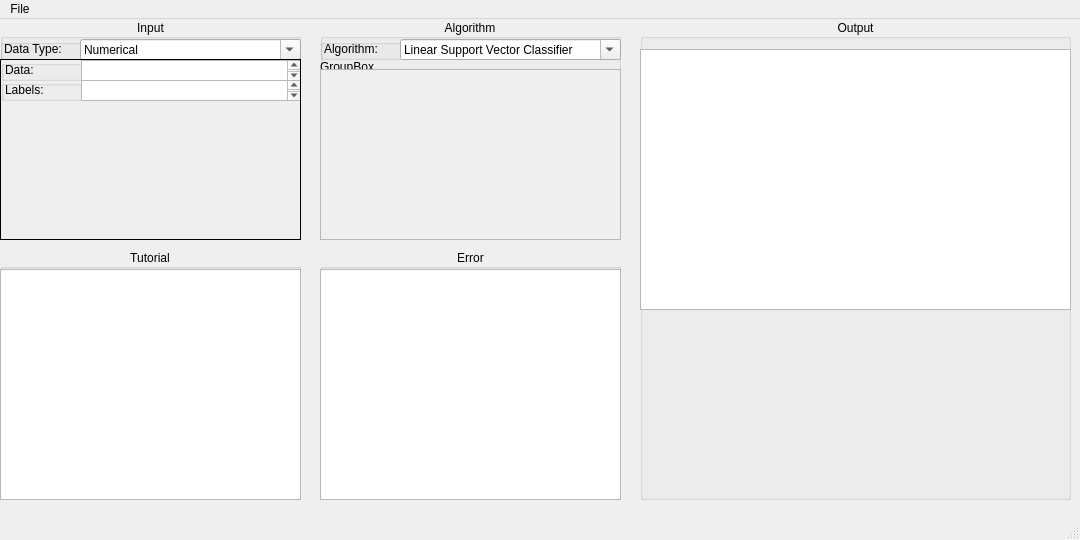
<?xml version="1.0" encoding="UTF-8"?>
<ui version="4.0">
 <class>MainWindow</class>
 <widget class="QMainWindow" name="MainWindow">
  <property name="enabled">
   <bool>true</bool>
  </property>
  <property name="geometry">
   <rect>
    <x>0</x>
    <y>0</y>
    <width>1080</width>
    <height>540</height>
   </rect>
  </property>
  <property name="windowTitle">
   <string>MainWindow</string>
  </property>
  <widget class="QWidget" name="centralwidget">
   <widget class="QGroupBox" name="inputBox">
    <property name="geometry">
     <rect>
      <x>0</x>
      <y>0</y>
      <width>301</width>
      <height>221</height>
     </rect>
    </property>
    <property name="autoFillBackground">
     <bool>true</bool>
    </property>
    <property name="title">
     <string>Input</string>
    </property>
    <property name="alignment">
     <set>Qt::AlignCenter</set>
    </property>
    <property name="flat">
     <bool>false</bool>
    </property>
    <property name="checkable">
     <bool>false</bool>
    </property>
    <widget class="QGroupBox" name="dataTypeGroupBox">
     <property name="geometry">
      <rect>
       <x>0</x>
       <y>20</y>
       <width>301</width>
       <height>21</height>
      </rect>
     </property>
     <property name="title">
      <string/>
     </property>
     <widget class="QLabel" name="dataTypeLabel">
      <property name="geometry">
       <rect>
        <x>4</x>
        <y>0</y>
        <width>71</width>
        <height>20</height>
       </rect>
      </property>
      <property name="text">
       <string>Data Type:</string>
      </property>
     </widget>
     <widget class="QComboBox" name="dataSelectionComboBox">
      <property name="geometry">
       <rect>
        <x>80</x>
        <y>0</y>
        <width>221</width>
        <height>21</height>
       </rect>
      </property>
      <property name="editable">
       <bool>true</bool>
      </property>
      <property name="currentText">
       <string>Numerical</string>
      </property>
      <item>
       <property name="text">
        <string>Numerical</string>
       </property>
      </item>
      <item>
       <property name="text">
        <string>Text</string>
       </property>
      </item>
      <item>
       <property name="text">
        <string>Images</string>
       </property>
      </item>
     </widget>
    </widget>
    <widget class="QStackedWidget" name="dataGroupBox">
     <property name="enabled">
      <bool>true</bool>
     </property>
     <property name="geometry">
      <rect>
       <x>0</x>
       <y>40</y>
       <width>301</width>
       <height>181</height>
      </rect>
     </property>
     <property name="autoFillBackground">
      <bool>true</bool>
     </property>
     <property name="inputMethodHints">
      <set>Qt::ImhNone</set>
     </property>
     <property name="frameShape">
      <enum>QFrame::Box</enum>
     </property>
     <property name="currentIndex">
      <number>0</number>
     </property>
     <widget class="QWidget" name="numericalPage">
      <widget class="QGroupBox" name="dataBox">
       <property name="geometry">
        <rect>
         <x>0</x>
         <y>0</y>
         <width>301</width>
         <height>21</height>
        </rect>
       </property>
       <property name="title">
        <string/>
       </property>
       <widget class="QLabel" name="dataLabel">
        <property name="geometry">
         <rect>
          <x>4</x>
          <y>0</y>
          <width>71</width>
          <height>20</height>
         </rect>
        </property>
        <property name="text">
         <string>Data:</string>
        </property>
       </widget>
       <widget class="QPlainTextEdit" name="dataPlainTextEdit">
        <property name="geometry">
         <rect>
          <x>80</x>
          <y>0</y>
          <width>221</width>
          <height>21</height>
         </rect>
        </property>
       </widget>
      </widget>
      <widget class="QGroupBox" name="labelsBox">
       <property name="geometry">
        <rect>
         <x>0</x>
         <y>20</y>
         <width>301</width>
         <height>21</height>
        </rect>
       </property>
       <property name="title">
        <string/>
       </property>
       <widget class="QLabel" name="labelsLabel">
        <property name="geometry">
         <rect>
          <x>4</x>
          <y>0</y>
          <width>71</width>
          <height>20</height>
         </rect>
        </property>
        <property name="text">
         <string>Labels:</string>
        </property>
       </widget>
       <widget class="QPlainTextEdit" name="labelsPlainTextEdit">
        <property name="geometry">
         <rect>
          <x>80</x>
          <y>0</y>
          <width>221</width>
          <height>21</height>
         </rect>
        </property>
       </widget>
      </widget>
     </widget>
     <widget class="QWidget" name="textPage">
      <widget class="QGroupBox" name="dataBox_2">
       <property name="geometry">
        <rect>
         <x>0</x>
         <y>0</y>
         <width>301</width>
         <height>21</height>
        </rect>
       </property>
       <property name="title">
        <string/>
       </property>
       <widget class="QLabel" name="dataLabel_2">
        <property name="geometry">
         <rect>
          <x>4</x>
          <y>0</y>
          <width>71</width>
          <height>20</height>
         </rect>
        </property>
        <property name="text">
         <string>Data:</string>
        </property>
       </widget>
       <widget class="QPlainTextEdit" name="dataPlainTextEdit_2">
        <property name="geometry">
         <rect>
          <x>80</x>
          <y>0</y>
          <width>221</width>
          <height>21</height>
         </rect>
        </property>
       </widget>
      </widget>
      <widget class="QGroupBox" name="labelsBox_2">
       <property name="geometry">
        <rect>
         <x>0</x>
         <y>20</y>
         <width>301</width>
         <height>21</height>
        </rect>
       </property>
       <property name="title">
        <string/>
       </property>
       <widget class="QLabel" name="label_5">
        <property name="geometry">
         <rect>
          <x>4</x>
          <y>0</y>
          <width>71</width>
          <height>20</height>
         </rect>
        </property>
        <property name="text">
         <string>Labels:</string>
        </property>
       </widget>
       <widget class="QPlainTextEdit" name="plainTextEdit_4">
        <property name="geometry">
         <rect>
          <x>80</x>
          <y>0</y>
          <width>221</width>
          <height>21</height>
         </rect>
        </property>
       </widget>
      </widget>
     </widget>
     <widget class="QWidget" name="imagePage"/>
    </widget>
   </widget>
   <widget class="QGroupBox" name="algorithmBox">
    <property name="geometry">
     <rect>
      <x>320</x>
      <y>0</y>
      <width>301</width>
      <height>221</height>
     </rect>
    </property>
    <property name="autoFillBackground">
     <bool>true</bool>
    </property>
    <property name="title">
     <string>Algorithm</string>
    </property>
    <property name="alignment">
     <set>Qt::AlignCenter</set>
    </property>
    <property name="flat">
     <bool>false</bool>
    </property>
    <property name="checkable">
     <bool>false</bool>
    </property>
    <widget class="QGroupBox" name="algorithmSelectionGroupBox">
     <property name="geometry">
      <rect>
       <x>0</x>
       <y>20</y>
       <width>301</width>
       <height>21</height>
      </rect>
     </property>
     <property name="title">
      <string/>
     </property>
     <widget class="QLabel" name="algorithmLabel">
      <property name="geometry">
       <rect>
        <x>4</x>
        <y>0</y>
        <width>71</width>
        <height>20</height>
       </rect>
      </property>
      <property name="text">
       <string>Algorithm:</string>
      </property>
     </widget>
     <widget class="QComboBox" name="algorithmSelectionBox">
      <property name="geometry">
       <rect>
        <x>80</x>
        <y>0</y>
        <width>221</width>
        <height>21</height>
       </rect>
      </property>
      <property name="editable">
       <bool>true</bool>
      </property>
      <property name="currentText">
       <string>Linear Support Vector Classifier</string>
      </property>
      <item>
       <property name="text">
        <string>Linear Support Vector Classifier</string>
       </property>
      </item>
     </widget>
    </widget>
    <widget class="QGroupBox" name="groupBox">
     <property name="geometry">
      <rect>
       <x>0</x>
       <y>40</y>
       <width>301</width>
       <height>181</height>
      </rect>
     </property>
     <property name="title">
      <string>GroupBox</string>
     </property>
     <widget class="QScrollArea" name="scrollArea">
      <property name="geometry">
       <rect>
        <x>0</x>
        <y>10</y>
        <width>301</width>
        <height>171</height>
       </rect>
      </property>
      <property name="lineWidth">
       <number>3</number>
      </property>
      <property name="widgetResizable">
       <bool>true</bool>
      </property>
      <widget class="QWidget" name="scrollAreaWidgetContents">
       <property name="geometry">
        <rect>
         <x>0</x>
         <y>0</y>
         <width>299</width>
         <height>169</height>
        </rect>
       </property>
      </widget>
     </widget>
    </widget>
   </widget>
   <widget class="QGroupBox" name="outputBox">
    <property name="geometry">
     <rect>
      <x>640</x>
      <y>0</y>
      <width>431</width>
      <height>481</height>
     </rect>
    </property>
    <property name="autoFillBackground">
     <bool>true</bool>
    </property>
    <property name="title">
     <string>Output</string>
    </property>
    <property name="alignment">
     <set>Qt::AlignCenter</set>
    </property>
    <property name="flat">
     <bool>false</bool>
    </property>
    <property name="checkable">
     <bool>false</bool>
    </property>
    <widget class="QWidget" name="outputWidget" native="true">
     <property name="geometry">
      <rect>
       <x>0</x>
       <y>290</y>
       <width>431</width>
       <height>191</height>
      </rect>
     </property>
    </widget>
    <widget class="QLabel" name="plotLabel">
     <property name="geometry">
      <rect>
       <x>0</x>
       <y>270</y>
       <width>55</width>
       <height>16</height>
      </rect>
     </property>
     <property name="text">
      <string>Data Plot:</string>
     </property>
    </widget>
    <widget class="QPlainTextEdit" name="outputPlainTextEdit">
     <property name="geometry">
      <rect>
       <x>0</x>
       <y>30</y>
       <width>431</width>
       <height>261</height>
      </rect>
     </property>
    </widget>
   </widget>
   <widget class="QGroupBox" name="tutorialBox">
    <property name="geometry">
     <rect>
      <x>0</x>
      <y>230</y>
      <width>301</width>
      <height>251</height>
     </rect>
    </property>
    <property name="autoFillBackground">
     <bool>true</bool>
    </property>
    <property name="title">
     <string>Tutorial</string>
    </property>
    <property name="alignment">
     <set>Qt::AlignCenter</set>
    </property>
    <property name="flat">
     <bool>false</bool>
    </property>
    <property name="checkable">
     <bool>false</bool>
    </property>
    <widget class="QWidget" name="tutorialWidget" native="true">
     <property name="geometry">
      <rect>
       <x>0</x>
       <y>290</y>
       <width>431</width>
       <height>191</height>
      </rect>
     </property>
    </widget>
    <widget class="QPlainTextEdit" name="tutorialPlainTextEdit">
     <property name="geometry">
      <rect>
       <x>0</x>
       <y>20</y>
       <width>301</width>
       <height>231</height>
      </rect>
     </property>
    </widget>
   </widget>
   <widget class="QGroupBox" name="errorBox">
    <property name="geometry">
     <rect>
      <x>320</x>
      <y>230</y>
      <width>301</width>
      <height>251</height>
     </rect>
    </property>
    <property name="autoFillBackground">
     <bool>true</bool>
    </property>
    <property name="title">
     <string>Error</string>
    </property>
    <property name="alignment">
     <set>Qt::AlignCenter</set>
    </property>
    <property name="flat">
     <bool>false</bool>
    </property>
    <property name="checkable">
     <bool>false</bool>
    </property>
    <widget class="QWidget" name="outputWidget_3" native="true">
     <property name="geometry">
      <rect>
       <x>0</x>
       <y>290</y>
       <width>431</width>
       <height>191</height>
      </rect>
     </property>
    </widget>
    <widget class="QPlainTextEdit" name="errorPlainTextEdit">
     <property name="geometry">
      <rect>
       <x>0</x>
       <y>20</y>
       <width>301</width>
       <height>231</height>
      </rect>
     </property>
    </widget>
   </widget>
  </widget>
  <widget class="QMenuBar" name="menubar">
   <property name="geometry">
    <rect>
     <x>0</x>
     <y>0</y>
     <width>1080</width>
     <height>26</height>
    </rect>
   </property>
   <property name="font">
    <font>
     <family>Segoe UI Historic</family>
     <weight>50</weight>
     <bold>false</bold>
    </font>
   </property>
   <widget class="QMenu" name="menuFile">
    <property name="title">
     <string>File</string>
    </property>
    <addaction name="actionNew"/>
    <addaction name="actionOpen"/>
    <addaction name="actionSave"/>
    <addaction name="actionSave_As"/>
   </widget>
   <addaction name="menuFile"/>
  </widget>
  <widget class="QStatusBar" name="statusbar"/>
  <action name="actionNew">
   <property name="text">
    <string>New</string>
   </property>
  </action>
  <action name="actionOpen">
   <property name="text">
    <string>Open</string>
   </property>
  </action>
  <action name="actionSave">
   <property name="text">
    <string>Save</string>
   </property>
  </action>
  <action name="actionSave_As">
   <property name="text">
    <string>Save As</string>
   </property>
  </action>
 </widget>
 <resources/>
 <connections>
  <connection>
   <sender>dataSelectionComboBox</sender>
   <signal>activated(int)</signal>
   <receiver>dataGroupBox</receiver>
   <slot>setCurrentIndex(int)</slot>
   <hints>
    <hint type="sourcelabel">
     <x>190</x>
     <y>56</y>
    </hint>
    <hint type="destinationlabel">
     <x>150</x>
     <y>156</y>
    </hint>
   </hints>
  </connection>
 </connections>
</ui>
